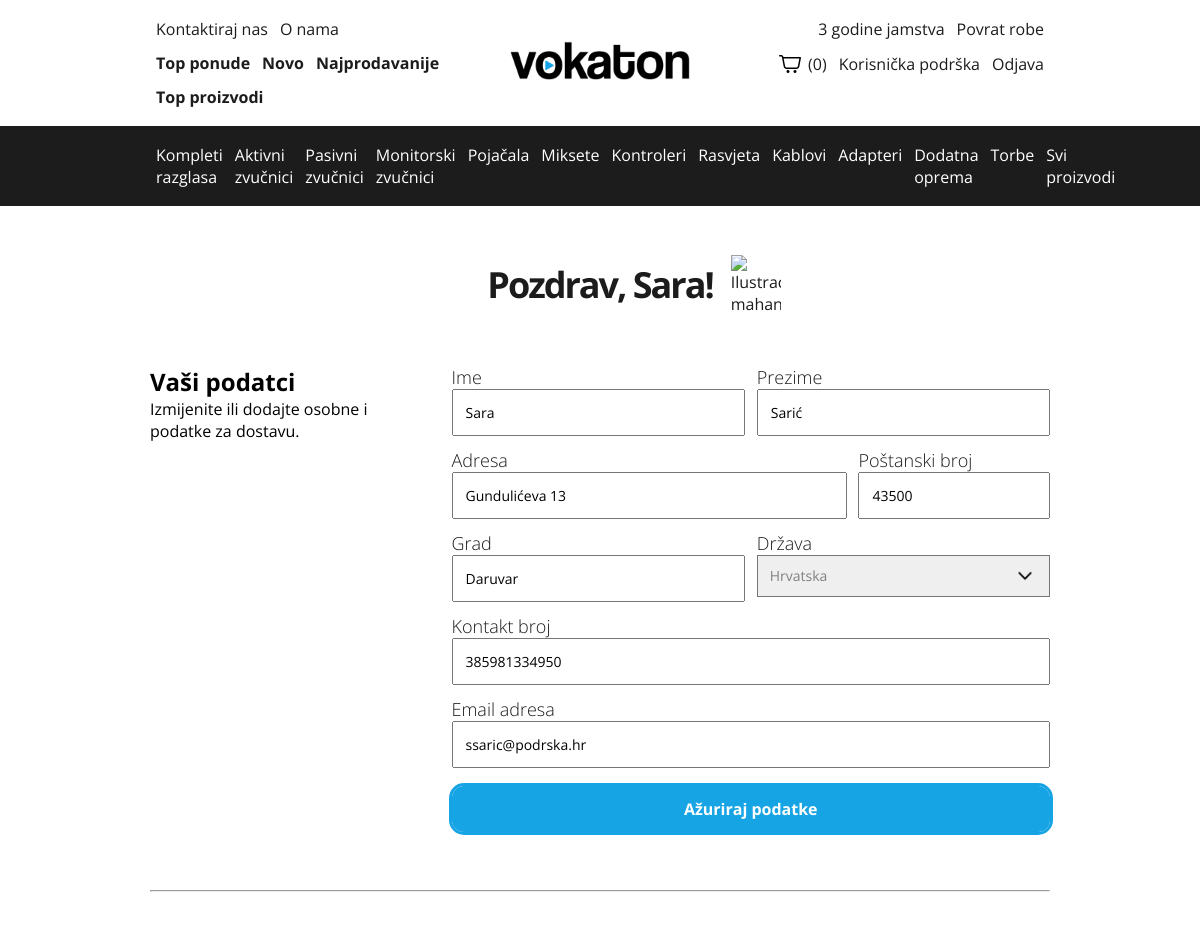
The page /myprofile.php (signed in, upper part) on the database as committed earlier.
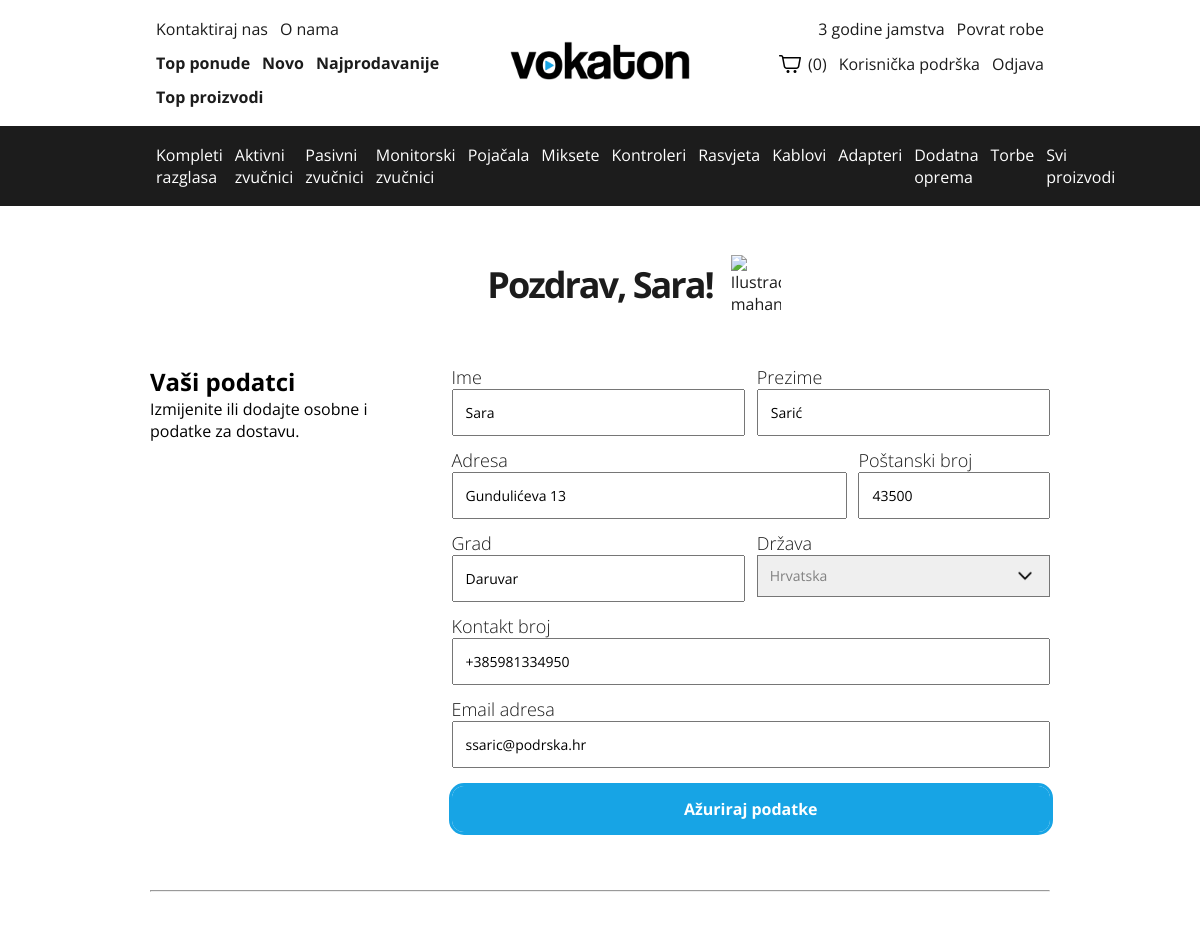
The same page on the database as committed later.
### tables this page shows
CREATE TABLE `users` (
  `id` int(11) NOT NULL,
  `name` varchar(24) NOT NULL,
  `surname` varchar(24) NOT NULL,
  `address` varchar(60) NOT NULL,
  `postalCode` int(8) NOT NULL,
  `city` varchar(24) NOT NULL,
  `state` varchar(16) NOT NULL,
  `contactNumber` varchar(20) NOT NULL,
  `email` varchar(34) NOT NULL,
  `passwordUser` varchar(100) NOT NULL,
  `status` varchar(12) NOT NULL DEFAULT 'user'
);

### myprofile.php (the view, shortened to what this page needs)
<?php
include_once "header.php";
echo "<br>";
include_once "greetingstext.php";
?>
<section id="profileInformations">
    <div class="section-wrapper">
        <div style="display: flex; gap: 5%; margin-top: 24px;">
            <div style="flex-basis: 30%;">
                <h2>Vaši podatci</h2>
                <p>Izmijenite ili dodajte osobne i podatke za dostavu.</p>
            </div>
            <div style="flex-basis: 70%;">
                <?php
                include_once "php/databaseconnect.php";
                $id = $_SESSION["currentUserID"];
                $sql = "SELECT * FROM users WHERE id = ?";
                $stmt = mysqli_prepare($dbc, $sql);
                mysqli_stmt_bind_param($stmt, "i", $id);
                mysqli_stmt_execute($stmt);
                $result = mysqli_stmt_get_result($stmt);
                $row = mysqli_fetch_assoc($result);
                $userName = $row["name"];
                $userSurname = $row["surname"];
                $userAddress = $row["address"];
                $userPostalCode = $row["postalCode"];
                $userCity = $row["city"];
                $userState = $row["state"];
                $userContactNumber = $row["contactNumber"];
                $userEmail = $row["email"];
                ?>
                <form action="php/userinfoupdate-process.php" method="post" accept-charset="UTF-8" autocomplete="off">
                    <div class="two-inputs">
                        <div class="input-div"><label for="name">Ime</label><input type="text" maxlength="24" name="name" id="name" placeholder="Ime" value="<?php echo $userName; ?>" required oninvalid="this.setCustomValidity('Obavezno ime korisnika')"><br></div>
                        <div class="input-div"><label for="surname">Prezime</label><input type="text" maxlength="24" name="surname" id="surname" placeholder="Prezime" value="<?php echo $userSurname; ?>" required oninvalid="this.setCustomValidity('Obavezno prezime korisnika')"><br></div>
                    </div>
                    <div class="two-inputs">
                        <div class="address">
                            <label for="address">Adresa</label><input type="text" name="address" id="address" maxlength="60" placeholder="Adresa" value="<?php echo $userAddress; ?>" required oninvalid="this.setCustomValidity('Obavezna adresa za dostavu')"><br>
                        </div>
                        <div class="postal-code">
                            <label for="postalCode">Poštanski broj</label><input type="text" name="postalCode" id="postalCode" maxlength="8" placeholder="Poštanski broj" value="<?php echo $userPostalCode; ?>" required oninvalid="this.setCustomValidity('Obavezan poštanski broj za dostavu')"><br>
                        </div>
                    </div>
                    <div class="two-inputs">
                        <div class="input-div"><label for="city">Grad</label><input type="text" name="city" id="city" maxlength="24" placeholder="Grad" value="<?php echo $userCity; ?>" required oninvalid="this.setCustomValidity('Obavezan grad za dostavu')"><br></div>
                        <div class="input-div">
                            <label for="state">Država</label><select class="input-state" name="state" id="state" required oninvalid="this.setCustomValidity('Obavezna država za dostavu')">
                                <option <?php if ($userState == "Hrvatska") echo "selected"; ?> value="Hrvatska">Hrvatska</option>
                            </select><br>
                        </div>
                    </div>
                    <label for="contactNumber">Kontakt broj</label><input type="text" name="contactNumber" id="contactNumber" maxlength="20" placeholder="Kontakt broj" value="<?php echo $userContactNumber; ?>" required oninvalid="this.setCustomValidity('Obavezan kontakt broj')"><br>
                    <label for="email">Email adresa</label><input type="email" name="email" id="email" maxlength="34" placeholder="Email" value="<?php echo $userEmail; ?>" required oninvalid="this.setCustomValidity('Obavezna email adresa za prijavu')"><br>
                    <div class="form-buttons">
                        <input type="submit" name="submit" value="Ažuriraj podatke">
                    </div>
                </form>
            </div>
        </div>
    </div>
</section>
<section id="profileFavorites">
    <div class="section-wrapper">
        <br>
        <hr><br>
    </div>
</section>
<?php
include_once "footer.php";
?>

Rows that differ between the two databases and show on the page:
changed users "Sara": contactNumber "385981334950" → "+385981334950"
